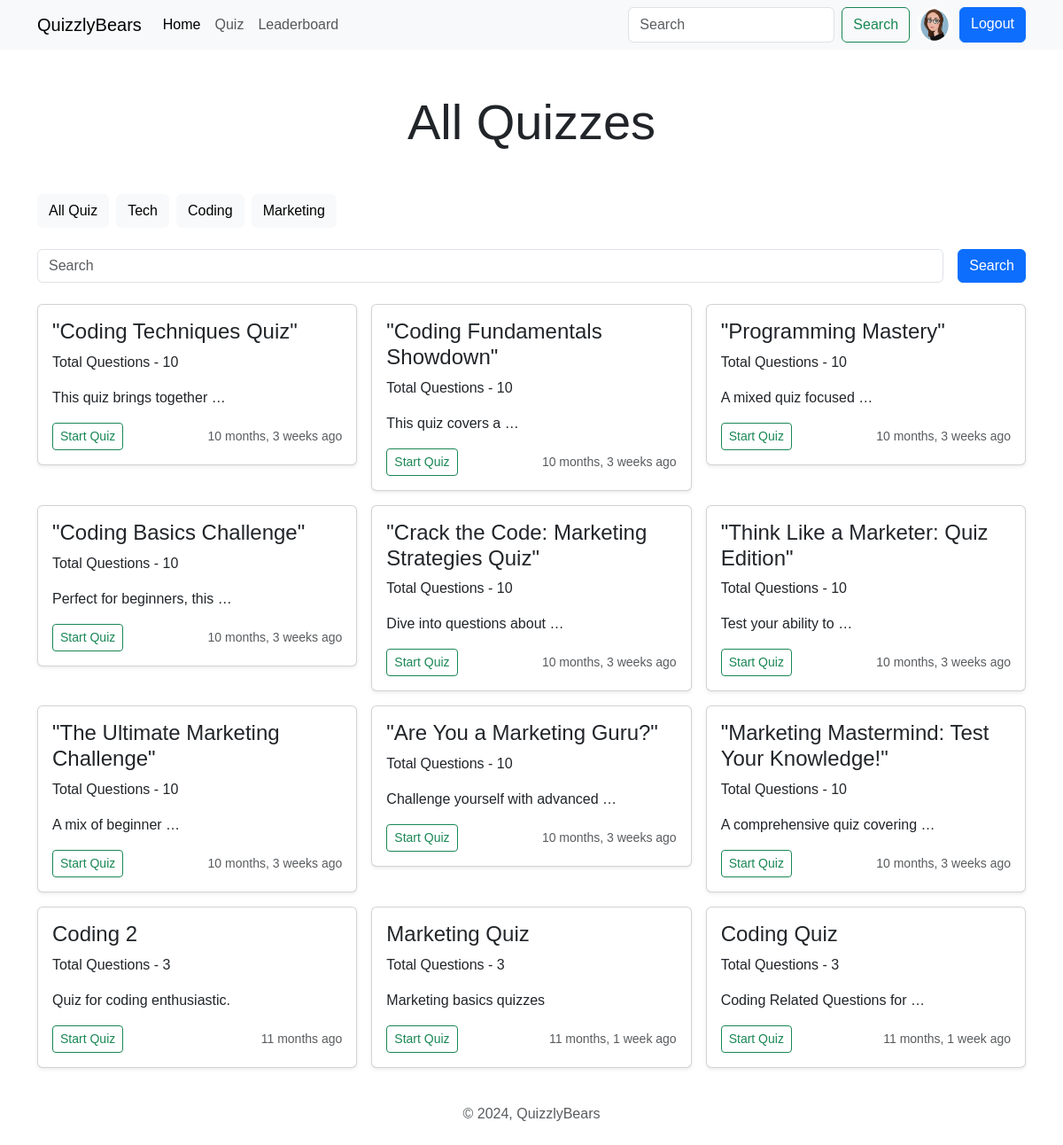
The page /quiz/all_quiz (signed in) on the database its author committed.
### account/models.py (models this page shows, shortened)
class Profile(models.Model):
    user=models.OneToOneField(User,on_delete=models.CASCADE,null=True,verbose_name='User Object')
    bio=models.TextField(blank=True,null=True)
    profile_img=models.ImageField(upload_to='profile_images',default='user.png',blank=True,null=True,verbose_name='Profile Pic')
    location=models.CharField(max_length=100,blank=True,null=True)
    GENDER=(
        ('Male','Male'),
        ('Female','Female'),
        ('Other','Other'),
    )
    gender=models.CharField(max_length=6,choices=GENDER,blank=True,null=True)

### quiz/models.py (models this page shows, shortened)
class Category(models.Model):
    name=models.CharField(max_length=15)
    class Meta:
        verbose_name_plural='Categories'

class Quiz(models.Model):
    title=models.CharField(max_length=255)
    description=models.TextField()
    category=models.ForeignKey(Category,on_delete=models.CASCADE)
    quiz_file=models.FileField(upload_to='quiz/')
    created_at=models.DateTimeField(auto_now_add=True)
    updated_at=models.DateTimeField(auto_now=True)
    class Meta:
        verbose_name_plural='Quizzes'

class Question(models.Model):
    quiz=models.ForeignKey(Quiz,on_delete=models.CASCADE)
    text=models.TextField()

### quiz/views.py (the view)
# urls.py: path('all_quiz',views.all_quiz_view,name='all_quiz'),
@login_required(login_url='login')
def all_quiz_view(request):
    user_object=User.objects.get(username=request.user)
    user_profile=Profile.objects.get(user=user_object)
    quizzes=Quiz.objects.order_by('-created_at')
    categories=Category.objects.all()
    context={"user_profile":user_profile,"quizzes":quizzes,"categories":categories}
    return render(request,'all-quiz.html',context)

### templates/all-quiz.html (shortened to what this page needs)
{% extends 'index.html' %}
{% block content %}
  <h1 class="display-4 text-center my-5">All Quizzes</h1>
  <div class="container">
    <div class="d-flex">
      <a href="{% url 'all_quiz' %}" class="btn btn-light me-2">All Quiz</a>
      {% for category in categories %}
      <a href="{% url 'search' category.name %}" class="btn btn-light me-2">{{category.name}}</a>
      {% endfor %}
    </div>
  </div>
	<form class="container d-flex my-4" role="search" method="get" action="{% url 'search' ' ' %}">
		<input name="q" class="form-control me-2" type="search" placeholder="Search" aria-label="Search">
		<a href="#" type="submit" class="btn btn-primary ms-2">Search</a>
	</form>
  <div class="container">
    <div class="row row-cols-1 row-cols-sm-1 row-cols-md-2 row-cols-lg-3 g-3">
      {% if quizzes|length > 0 %}
      {% for quiz in quizzes %}
      <div class="col">
        <div class="card shadow-sm">
          <div class="card-body">
            <h4>{{quiz.title}}</h4>
            <p class="card-text">Total Questions - {{quiz.question_set.all|length}} </p>
            <p class="card-text">{{quiz.description|truncatewords:4}}</p>
            <div class="d-flex justify-content-between align-items-center">
              <div class="btn-group">
                <a href="{% url 'quiz' quiz.id %}" type="button" class="btn btn-sm btn-outline-success">Start Quiz</a>
              </div>
              <small class="text-body-secondary">{{quiz.created_at|timesince}} ago</small>
            </div>
          </div>
        </div>
      </div>
      {% endfor %}
      {% else %}
      <div class="col-lg-12 col-md-12 col-12">
        <p class="text-center text-danger fs=5">There is no quiz available for this category.</p>
      </div>
      {% endif %}
    </div>
  </div>
{% endblock content %}

### templates/components/navbar.html (shortened to what this page needs)
<nav class="navbar navbar-expand-lg bg-body-tertiary d-none d-lg-block">
    <div class="container">
        <a class="navbar-brand" href="{% url 'home' %}">QuizzlyBears</a>
        <div class="collapse navbar-collapse" id="navbarSupportedContent">
            <ul class="navbar-nav me-auto mb-2 mb-lg-0">
                <li class="nav-item">
                    <a class="nav-link active" aria-current="page" href="{% url 'home' %}">Home</a>
                </li>
                <li class="nav-item">
                    <a class="nav-link" href="{% url 'all_quiz' %}">Quiz</a>
                </li>
                <li class="nav-item">
                    <a class="nav-link" href="{% url 'leaderboard' %}">Leaderboard</a>
                </li>
            </ul>
            <form class="d-flex" role="search" action="{% url 'search_users' %}">
                <input class="form-control me-2" type="search" name="q" placeholder="Search" aria-label="Search">
                <button class="btn btn-outline-success" type="submit">Search</button>
                {% if request.user.is_authenticated %}
                <a href="{% url 'profile' request.user.username %}" data-bs-toggle="tooltip" data-bs-placement="bottom" data-bs-title="@{{request.user.username}}" class="mx-2">
                    <img src="{{user_profile.profile_img.url}}" class="rounded-circle" width="40" height="40" alt="profile_img">
                </a>
                <a href="{% url 'logout' %}" class="btn btn-primary">Logout</a>
                {% else %}
                <a href="{% url 'login' %}" class="btn btn-primary ms-2">Login</a>
                {% endif %}
            </form>
        </div>
    </div>
</nav>

### static/css/style.css (style rules this page uses)
* { font-family:Arial, Helvetica, sans-serif; }

### rows shown on the page
Profile: profile_img (picture)
Category: name "Tech"
Category: name "Coding"
Category: name "Marketing"
Quiz: title "\"Coding Techniques Quiz\"", question_set.all|length "10", description "This quiz brings together …", created_at "10 months, 3 weeks"
Quiz: title "\"Coding Fundamentals Showdown\"", question_set.all|length "10", description "This quiz covers a …", created_at "10 months, 3 weeks"
Quiz: title "\"Programming Mastery\"", question_set.all|length "10", description "A mixed quiz focused …", created_at "10 months, 3 weeks"
Quiz: title "\"Coding Basics Challenge\"", question_set.all|length "10", description "Perfect for beginners, this …", created_at "10 months, 3 weeks"
Quiz: title "\"Crack the Code: Marketing Strategies Quiz\"", question_set.all|length "10", description "Dive into questions about …", created_at "10 months, 3 weeks"
Quiz: title "\"Think Like a Marketer: Quiz Edition\"", question_set.all|length "10", description "Test your ability to …", created_at "10 months, 3 weeks"
Quiz: title "\"The Ultimate Marketing Challenge\"", question_set.all|length "10", description "A mix of beginner …", created_at "10 months, 3 weeks"
Quiz: title "\"Are You a Marketing Guru?\"", question_set.all|length "10", description "Challenge yourself with advanced …", created_at "10 months, 3 weeks"
Quiz: title "\"Marketing Mastermind: Test Your Knowledge!\"", question_set.all|length "10", description "A comprehensive quiz covering …", created_at "10 months, 3 weeks"
Quiz: title "Coding 2", question_set.all|length "3", description "Quiz for coding enthusiastic.", created_at "11 months"
Quiz: title "Marketing Quiz", question_set.all|length "3", description "Marketing basics quizzes", created_at "11 months, 1 week"
Quiz: title "Coding Quiz", question_set.all|length "3", description "Coding Related Questions for …", created_at "11 months, 1 week"
